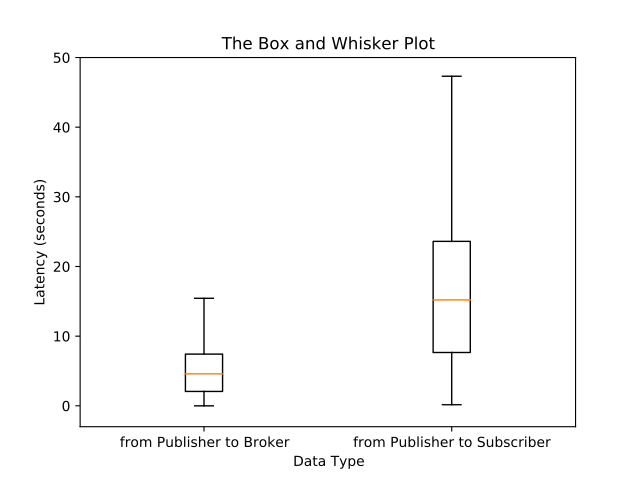

Python code for this plot:
# Read the documentation:
# https://matplotlib.org/3.1.1/api/_as_gen/matplotlib.pyplot.boxplot.html

# Note that we do not need to always use the seaborn library
import numpy as np
import matplotlib.pyplot as plt

fig1, ax = plt.subplots()
exp_path = '../makeup_exp/'

fromPtoB, withinB, fromBtoS = \
  np.loadtxt(exp_path + 'latency/out2',
    delimiter=' ', usecols=(0,1,2), unpack=True)/1000.0

e2e = fromPtoB + withinB + fromBtoS

# Now, plot the box and wisker plot 
ax.boxplot([fromPtoB,e2e], labels=['from Publisher to Broker','from Publisher to Subscriber'], showfliers=False)

# It is necessary to adjust the tick range of the y axis
# so that
#   (1) the highest tick is higher than the largest data value, and
#   (2) the smallest data value is visible
ax.set_ylim(-3,50)

ax.set_xlabel('Data Type')
ax.set_ylabel('Latency (seconds)')
ax.set_title('The Box and Whisker Plot')
plt.legend(loc=4)

plt.show()
